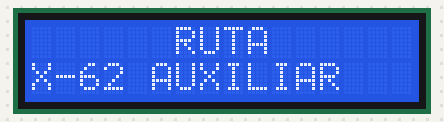
The sketch below on a simulated Arduino Uno, built with avr-gcc and run on an emulated ATmega328P. On the bench: 16×2 character LCD.

Above: at 0.1 s.
At 4.1 s:
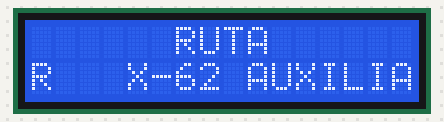
At 5.1 s:
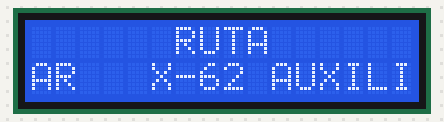
At 7.2 s:
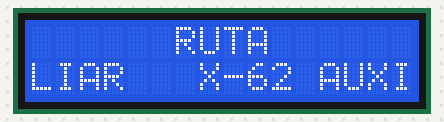
At 10.2 s:
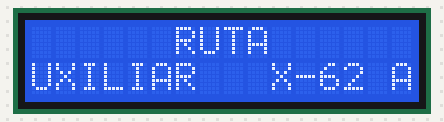
At 15.2 s:
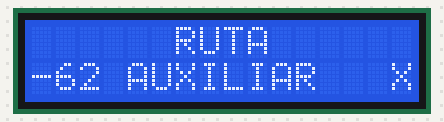

Measured:
- by itself, everything shown: repeats every 16.1 s, in 17 steps
- what the display in image 1 shows lasts 1.0 s, from 4.1 s to 5.1 s

The sketch:

LCD.ino
```cpp
#include <LiquidCrystal.h>

LiquidCrystal lcd(12, 11, 5, 4, 3, 2);
void setup() {
  // put your setup code here, to run once:
lcd.begin(16,2);


}

void loop() {
  // put your main code here, to run repeatedly:


    int i = 0;
    char route [] = "X-62 AUXILIAR";
    for(i=0;i<16;i++){
      lcd.setCursor(6,0);
      lcd.print("RUTA");

        for(int j = 0;j<13;j++){
            if(j+i<16){
              lcd.setCursor(j+i,1);
              lcd.print(route[j]);
            }else{
              lcd.setCursor(j+i-16,1);
              lcd.print(route[j]);
            }
          }
          delay(1000);
          lcd.clear();
      }

}
```
